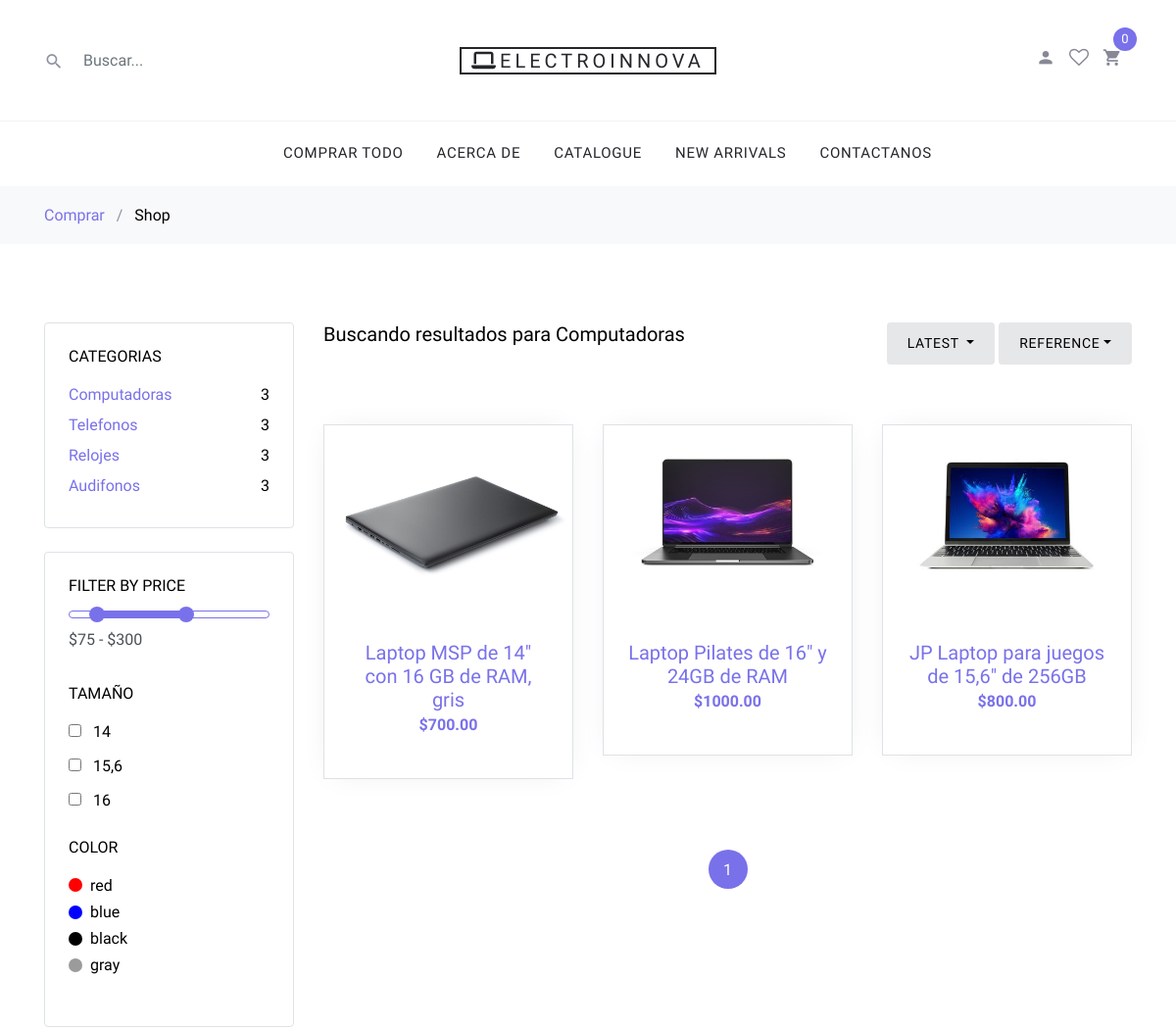
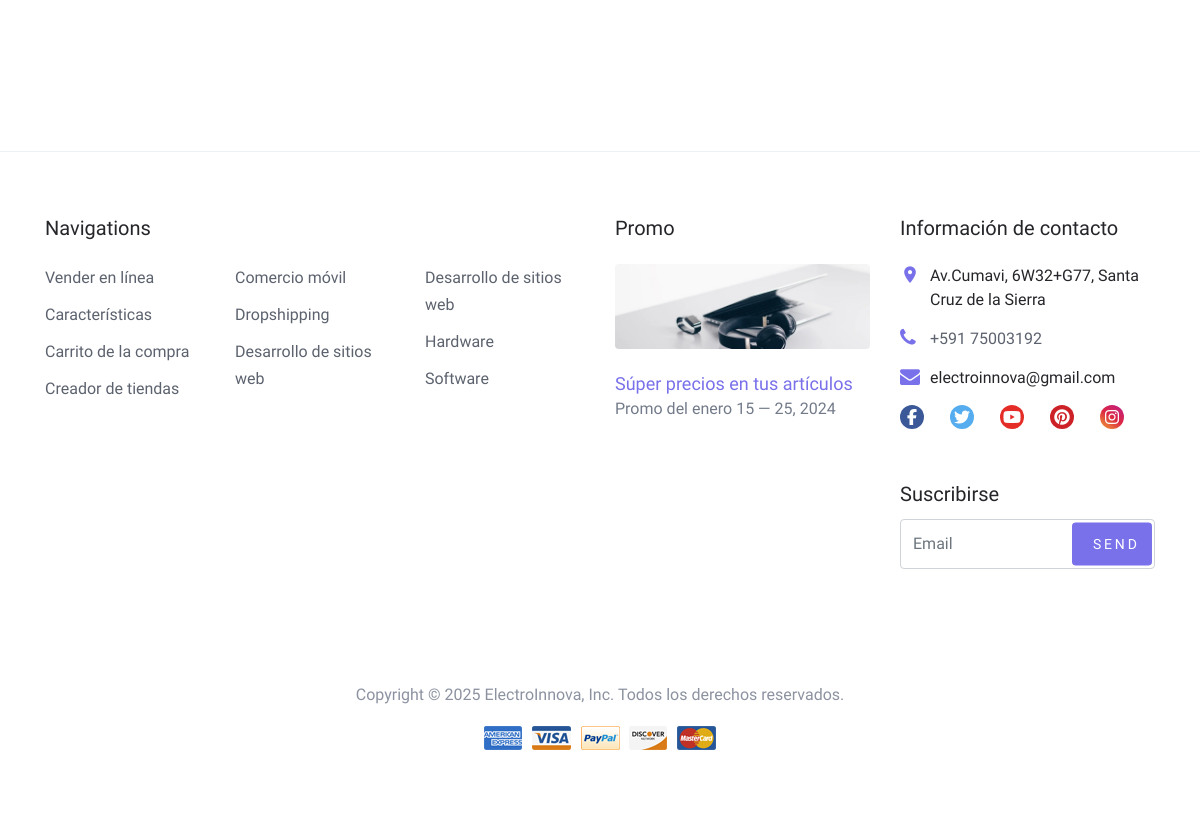
/busqueda.php?texto=Computadoras, run on the app's committed database (2 pictures, top to bottom).
### tables this page shows
CREATE TABLE `productos` (
  `id` int(11) NOT NULL,
  `nombre` varchar(300) NOT NULL,
  `descripcion` text NOT NULL,
  `precio` double NOT NULL,
  `imagen` varchar(200) NOT NULL,
  `inventario` int(11) NOT NULL,
  `id_categoria` int(11) NOT NULL,
  `talla` varchar(100) NOT NULL,
  `color` varchar(100) NOT NULL
);

CREATE TABLE `categorias` (
  `id` int(11) NOT NULL,
  `nombre` varchar(100) NOT NULL,
  `descripcion` varchar(400) NOT NULL,
  `imagen` varchar(400) NOT NULL
);

CREATE TABLE `colore` (
  `id` int(11) NOT NULL,
  `color` varchar(50) NOT NULL,
  `codigo` varchar(50) NOT NULL
);

### busqueda.php (the view, shortened to what this page needs)
<?php
    include('./php/conexion.php');
?>
<!DOCTYPE html>
<html lang="en">
  <head>
    <link rel="stylesheet" href="fonts/icomoon/style.css">
    <link rel="stylesheet" href="css/bootstrap.min.css">
    <link rel="stylesheet" href="css/magnific-popup.css">
    <link rel="stylesheet" href="css/jquery-ui.css">
    <link rel="stylesheet" href="css/owl.carousel.min.css">
    <link rel="stylesheet" href="css/owl.theme.default.min.css">
    <link rel="stylesheet" href="css/aos.css">
    <link rel="stylesheet" href="css/style.css">
  </head>
  <body>
  <div class="site-wrap">
    <?php include("./layouts/header.php"); ?>
    <div class="site-section">
      <div class="container">
        <div class="row mb-5">
          <div class="col-md-9 order-2">
            <div class="row">
              <div class="col-md-12 mb-5">
                <div class="float-md-left mb-4"><h2 class="text-black h5">Buscando resultados para <?php echo $_GET['texto'];?></h2></div>
                <div class="d-flex">
                  <div class="dropdown mr-1 ml-md-auto">
                    <button type="button" class="btn btn-secondary btn-sm dropdown-toggle" id="dropdownMenuOffset" data-toggle="dropdown" aria-haspopup="true" aria-expanded="false">
                      Latest
                    </button>
                  </div>
                  <div class="btn-group">
                    <button type="button" class="btn btn-secondary btn-sm dropdown-toggle" id="dropdownMenuReference" data-toggle="dropdown">Reference</button>
                  </div>
                </div>
              </div>
            </div>
            <div class="row mb-5">
              <?php
                $resultado = $conexion ->query("select productos.*, categorias.nombre as categoria from productos
                inner join categorias on productos.id_categoria = categorias.id
                    where
                    productos.nombre like '%".$_GET['texto']."%' or
                    productos.descripcion like '%".$_GET['texto']."%' or
                    productos.talla like '%".$_GET['texto']."%' or
                    categorias.nombre like '%".$_GET['texto']."%' or
                    productos.color like '%".$_GET['texto']."%'
                    order by id DESC limit 10")or die($conexion -> error);
                    if(mysqli_num_rows($resultado) > 0){
                while($fila = mysqli_fetch_array($resultado)){
              ?>
                  <div class="col-sm-6 col-lg-4 mb-4" data-aos="fade-up">
                    <div class="block-4 text-center border">
                      <figure class="block-4-image">
                        <a href="shop-single.php?id=<?php echo $fila['id'];?>">
                          <img src="images/<?php echo $fila['imagen'];?>" alt="<?php echo $fila['nombre'];?>" class="img-fluid"></a>
                      </figure>
                      <div class="block-4-text p-4">
                        <h3><a href="shop-single.php?id=<?php echo $fila['id'];?>"><?php echo $fila['nombre'];?></a></h3>
                        <p class="text-primary font-weight-bold">$<?php echo number_format($fila['precio'], 2, '.', '') ;?></p>
                      </div>
                    </div>
                  </div>
                <?php } }else{
                    echo '<h2>Sin resultados</h2>';
                } ?>
            </div>
            <div class="row" data-aos="fade-up">
              <div class="col-md-12 text-center">
                <div class="site-block-27">
                  <ul>
                    <li class="active"><span>1</span></li>
                  </ul>
                </div>
              </div>
            </div>
          </div>
          <div class="col-md-3 order-1 mb-5 mb-md-0">
            <div class="border p-4 rounded mb-4">
                <h3 class="mb-3 h6 text-uppercase text-black d-block">Categorias</h3>
                <ul class="list-unstyled mb-0">
                <?php
                    $re = $conexion->query("select * from categorias ");
                    while($f= mysqli_fetch_array($re)){
                ?>
                    <li class="mb-1">
                    <a href="./busqueda.php?texto=<?php echo $f['nombre']?>" class="d-flex">
                        <span><?php echo $f['nombre']; ?></span>
                        <span class="text-black ml-auto">
                        <?php
                        $re2 = $conexion->query("select count(*) from productos where id_categoria = ".$f['id']);
                        $fila = mysqli_fetch_row($re2);
                        echo $fila[0];
                        ?>
                        </span>
                    </a></li>
                <?php } ?>
                </ul>
            </div>
            <div class="border p-4 rounded mb-4">
              <div class="mb-4">
                <h3 class="mb-3 h6 text-uppercase text-black d-block">Filter by Price</h3>
                <div id="slider-range" class="border-primary"></div>
                <input type="text" name="text" id="amount" class="form-control border-0 pl-0 bg-white" disabled="" />
              </div>
              <div class="mb-4">
                <h3 class="mb-3 h6 text-uppercase text-black d-block">Tamaño</h3>
                <label for="s_sm" class="d-flex">
                  <a href="./busqueda.php?texto=14">
                  <input type="checkbox" id="s_sm" class="mr-2 mt-1"> <span class="text-black">14</span>
                  </a>
                </label>
                <label for="s_md" class="d-flex">
                  <a href="./busqueda.php?texto=15,6">
                  <input type="checkbox" id="s_sm" class="mr-2 mt-1"> <span class="text-black">15,6</span>
                  </a>
                </label>
                <label for="s_lg" class="d-flex">
                  <a href="./busqueda.php?texto=16">
                  <input type="checkbox" id="s_sm" class="mr-2 mt-1"> <span class="text-black">16</span>
                  </a>
                </label>
              </div>
              <div class="mb-4">
                <h3 class="mb-3 h6 text-uppercase text-black d-block">Color</h3>
                <?php
                  $re = $conexion->query("SELECT * FROM colore");
                  while($f=mysqli_fetch_array($re)){
                ?>
                <a href="./busqueda.php?texto=<?php echo $f['color'];?>" class="d-flex color-item align-items-center" >
                  <span style="background-color:<?php echo $f['codigo'];?>" class=" color d-inline-block rounded-circle mr-2"></span> <span class="text-black"><?php echo $f['color'];?></span>
                </a>
                <?php } ?>
              </div>
            </div>
          </div>
        </div>
      </div>
    </div>
    <?php include("./layouts/footer.php"); ?>
  </div>
  </body>
</html>

### css/style.css (style rules this page uses)
body { line-height: 1.7; color: #8c92a0; font-weight: 300; font-size: 16px; }
a { -webkit-transition: .3s all ease; -o-transition: .3s all ease; transition: .3s all ease; }
.text-black { color: #000; }
.site-wrap:before { -webkit-transition: .3s all ease-in-out; -o-transition: .3s all ease-in-out; transition: .3s all ease-in-out; background: rgba(0, 0, 0, 0.6); content: ""; position: absolute; z-index: 2000; top: 0; left: 0; right: 0; bottom: 0; opacity: 0; visibility: hidden; }
.btn { text-transform: uppercase; position: relative; -webkit-transition: 0.2s all ease-in-out !important; -o-transition: 0.2s all ease-in-out !important; transition: 0.2s all ease-in-out !important; top: 0; letter-spacing: .05em; }
.btn.btn-secondary { background-color: #e6e7e9; border-color: #e6e7e9; color: #000; }
.btn.btn-sm { font-size: 14px !important; padding: 10px 20px !important; }
.form-control { height: 43px; }
.site-section { padding: 2.5em 0; }
@media (min-width: 768px) { .site-section { padding: 5em 0; } }
.block-4 { -webkit-box-shadow: 0 0 30px -10px rgba(0, 0, 0, 0.1); box-shadow: 0 0 30px -10px rgba(0, 0, 0, 0.1); background: #fff; }
.block-4 .block-4-text h3 { font-size: 20px; margin-bottom: 0; }
.block-4 .block-4-text h3 a { text-decoration: none; }
.site-block-27 ul, .site-block-27 ul li { padding: 0; margin: 0; }
.site-block-27 ul li { display: inline-block; margin-bottom: 4px; }
.site-block-27 ul li a, .site-block-27 ul li span { text-align: center; display: inline-block; width: 40px; height: 40px; line-height: 40px; border-radius: 50%; border: 1px solid #ccc; }
.site-block-27 ul li.active a, .site-block-27 ul li.active span { background: #7971ea; color: #fff; border: 1px solid transparent; }
#slider-range { height: 8px; }
.color-item .color { width: 14px; height: 14px; }

### data on the page
productos: imagen (picture), nombre "Laptop MSP de 14\" con 16 GB de RAM, gris", precio "700.00"
productos: imagen (picture), nombre "Laptop Pilates de 16\" y 24GB de RAM", precio "1000.00"
productos: imagen (picture), nombre "JP Laptop para juegos de 15,6\" de 256GB", precio "800.00"
categorias: nombre "Computadoras", fila "3"
categorias: nombre "Telefonos", fila "3"
categorias: nombre "Relojes", fila "3"
categorias: nombre "Audifonos", fila "3"
colore: color "red"
colore: color "blue"
colore: color "black"
colore: color "gray"

### other printed values
$_GET['texto'] "Computadoras"
